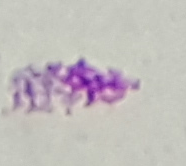
#> input picture data/Non-Sperm/Non-Sperm (103).bmp, 186 x 166 px, given as the content of the folder /home/oween/Escritorio/Is_it_a_Sperm/data_split/train, which was not available
$ jupyter execute --allow-errors Solution.ipynb
#> lines starting #> are read from the running program, lines starting #| are printed output that depends on the picture; pictures that were not available may be replaced by others from this repository, and a replacement may not be noted
[cell 1]
import os
import numpy as np
import cv2
from sklearn.model_selection import train_test_split
from sklearn.svm import SVC
from sklearn.ensemble import RandomForestClassifier
from sklearn.metrics import classification_report, confusion_matrix
from sklearn.preprocessing import StandardScaler
from sklearn.pipeline import make_pipeline
import matplotlib.pyplot as plt
import seaborn as sns
import pandas as pd

[cell 2]
from skimage.feature import hog, local_binary_pattern

[cell 3]

from skimage.feature import local_binary_pattern, hog

[cell 4]
import os
import numpy as np
from skimage.feature import local_binary_pattern, hog
import cv2

def extract_features(image_path):
    # Extraction of the main features from each image
    # Color histogram, LBP, and HOG features
    img = cv2.imread(image_path)
    img = cv2.resize(img, (150, 150))
    gray = cv2.cvtColor(img, cv2.COLOR_BGR2GRAY)
    color_features = cv2.calcHist([img], [0,1,2], None, [8,8,8],
                                  [0,256,0,256,0,256]).flatten()
    lbp = local_binary_pattern(gray, P=8, R=1, method='uniform')
    lbp_hist, _ = np.histogram(lbp, bins=np.arange(0, 10), range=(0, 9))
    hog_features = hog(gray,
                       orientations=8,
                       pixels_per_cell=(16,16),
                       cells_per_block=(1,1),
                       visualize=False)
    return np.hstack([color_features, lbp_hist, hog_features])

root_dir = "/home/oween/Escritorio/Is_it_a_Sperm/data_split"

all_features = []
all_labels   = []

for split in ("train","val","test"):
    split_dir = os.path.join(root_dir, split)
    # Collect all bmp files (case-insensitive), recursive
    bmp_paths = []
    for dirpath, _, files in os.walk(split_dir):
        for f in files:
            if f.lower().endswith(".bmp"):
                bmp_paths.append(os.path.join(dirpath, f))
    print(f"Found {len(bmp_paths)} .bmp files in '{split}'")  # DEBUG

    for img_path in bmp_paths:
        feats = extract_features(img_path)
#> in extract_features, img is the input picture: shape (166, 186, 3); mean B, G, R 188.5, 188.9, 194.4
#> in extract_features, `img = cv2.resize(img, (150, 150))`:
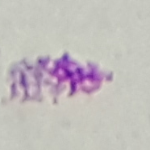
#> img: shape (150, 150, 3); mean B, G, R 188.4, 188.7, 194.3
#> in extract_features, `gray = cv2.cvtColor(img, cv2.COLOR_BGR2GRAY)`:
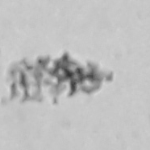
#> gray: shape (150, 150); min 51, max 214, mean 190.4
#> in extract_features, `color_features = cv2.calcHist([img], [0,1,2], None, [8,8,8], [0,256,0,..`: color_features = 512 values, max 10835 at index 374, min 0 at index 0, mean 43.95
#> in extract_features, `lbp = local_binary_pattern(gray, P=8, R=1, method='uniform')`:
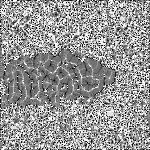
#> lbp: shape (150, 150) float64; min 0, max 9, mean 5.31; drawn with min black and max white
#> in extract_features, `lbp_hist, _ = np.histogram(lbp, bins=np.arange(0, 10), range=(0, 9))`: lbp_hist = [529, 1317, 590, 2522, 3878, 3925, 2169, 1812, 5758]
#> in extract_features, `hog_features = hog(gray, orientations=8, pixels_per_cell=(16,16), cell..`: hog_features = 648 values, max 0.492 at index 368, min 0 at index 551, mean 0.339
#> feats = 1169 values, max 10835 at index 374, min 0 at index 0, mean 38.68
        all_features.append(feats)
        all_labels.append(split)

# Only stack if we actually found something
if len(all_features) == 0:
    raise RuntimeError("No .bmp files found—please check your `root_dir` path and file extensions.")

X = np.vstack(all_features)
y = np.array(all_labels)
print(f"Processed {X.shape[0]} images; feature vector size = {X.shape[1]}")
#| Processed 3 images; feature vector size = 1169
